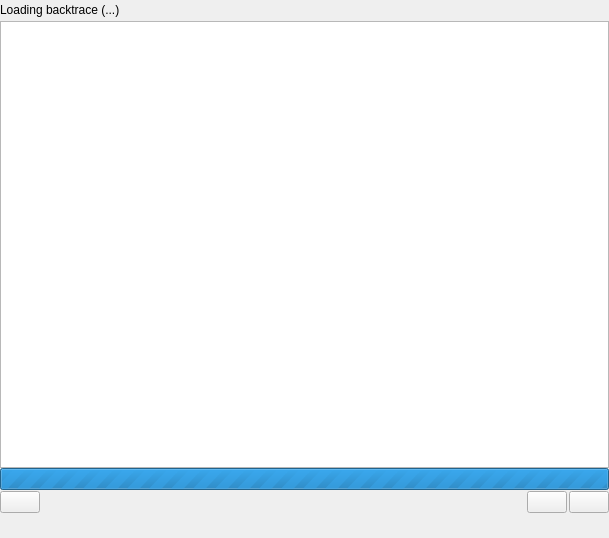
<?xml version="1.0" encoding="UTF-8"?>
<ui version="4.0">
 <class>Form</class>
 <widget class="QWidget" name="Form">
  <property name="geometry">
   <rect>
    <x>0</x>
    <y>0</y>
    <width>609</width>
    <height>538</height>
   </rect>
  </property>
  <property name="windowTitle">
   <string>Form</string>
  </property>
  <layout class="QGridLayout" name="gridLayout">
   <property name="margin">
    <number>0</number>
   </property>
   <property name="spacing">
    <number>0</number>
   </property>
   <item row="0" column="0">
    <layout class="QVBoxLayout" name="verticalLayout">
     <property name="spacing">
      <number>1</number>
     </property>
     <item>
      <layout class="QHBoxLayout" name="horizontalLayout">
       <property name="spacing">
        <number>2</number>
       </property>
       <item>
        <widget class="QLabel" name="m_statusLabel">
         <property name="text">
          <string>Loading backtrace (...)</string>
         </property>
        </widget>
       </item>
       <item>
        <spacer name="horizontalSpacer">
         <property name="orientation">
          <enum>Qt::Horizontal</enum>
         </property>
         <property name="sizeHint" stdset="0">
          <size>
           <width>40</width>
           <height>20</height>
          </size>
         </property>
        </spacer>
       </item>
       <item>
        <widget class="UsefulnessMeter" name="m_usefulnessMeter" native="true"/>
       </item>
      </layout>
     </item>
     <item>
      <layout class="QVBoxLayout" name="verticalLayout_3">
       <property name="spacing">
        <number>0</number>
       </property>
       <item>
        <widget class="KTextBrowser" name="m_backtraceEdit"/>
       </item>
       <item>
        <widget class="QProgressBar" name="m_progressBar">
         <property name="enabled">
          <bool>true</bool>
         </property>
         <property name="maximum">
          <number>0</number>
         </property>
        </widget>
       </item>
      </layout>
     </item>
     <item>
      <layout class="QHBoxLayout" name="horizontalLayout_2">
       <property name="spacing">
        <number>2</number>
       </property>
       <item>
        <widget class="KPushButton" name="m_reloadBacktraceButton">
         <property name="isDragEnabled" stdset="0">
          <bool>false</bool>
         </property>
        </widget>
       </item>
       <item>
        <spacer name="horizontalSpacer_2">
         <property name="orientation">
          <enum>Qt::Horizontal</enum>
         </property>
         <property name="sizeHint" stdset="0">
          <size>
           <width>40</width>
           <height>20</height>
          </size>
         </property>
        </spacer>
       </item>
       <item>
        <widget class="KPushButton" name="m_copyButton"/>
       </item>
       <item>
        <widget class="KPushButton" name="m_saveButton"/>
       </item>
      </layout>
     </item>
     <item>
      <layout class="QVBoxLayout" name="verticalLayout_2">
       <property name="topMargin">
        <number>5</number>
       </property>
       <property name="bottomMargin">
        <number>5</number>
       </property>
       <item>
        <widget class="QLabel" name="m_extraDetailsLabel">
         <property name="textFormat">
          <enum>Qt::RichText</enum>
         </property>
         <property name="wordWrap">
          <bool>true</bool>
         </property>
         <property name="openExternalLinks">
          <bool>true</bool>
         </property>
        </widget>
       </item>
      </layout>
     </item>
    </layout>
   </item>
  </layout>
 </widget>
 <customwidgets>
  <customwidget>
   <class>KPushButton</class>
   <extends>QPushButton</extends>
   <header>kpushbutton.h</header>
  </customwidget>
  <customwidget>
   <class>KTextBrowser</class>
   <extends>QTextBrowser</extends>
   <header>ktextbrowser.h</header>
  </customwidget>
  <customwidget>
   <class>UsefulnessMeter</class>
   <extends>QWidget</extends>
   <header>usefulnessmeter.h</header>
   <container>1</container>
  </customwidget>
 </customwidgets>
 <resources/>
 <connections/>
</ui>
